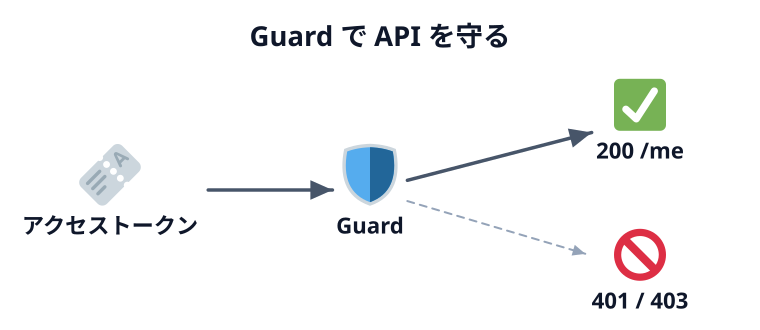

Generate this figure with Python:
import os, sys
sys.path.insert(0, os.path.expanduser("~/.claude/skills/genfig"))
from genfig import Canvas
# Guard がトークンを確かめて通す・止める（BLOCKAGE + SPLITTING）
c = Canvas(760, 330)
c.text(380, 46, "Guard で API を守る", scale="title", align="middle")
t = c.node(110, 190, "アクセストークン", emoji_cp="1f3ab", w=100, h=70)
g = c.node(370, 190, "Guard", emoji_cp="1f6e1", w=100, h=70)
ok = c.node(640, 120, "200 /me", emoji_cp="2705", w=90, h=60)
ng = c.node(640, 270, "401 / 403", emoji_cp="1f6ab", w=90, h=60)
c.link(t, g)
c.link(g, ok)
c.link(g, ng, primary=False, dash="dashed")
c.save("00-thumbnail.svg")
